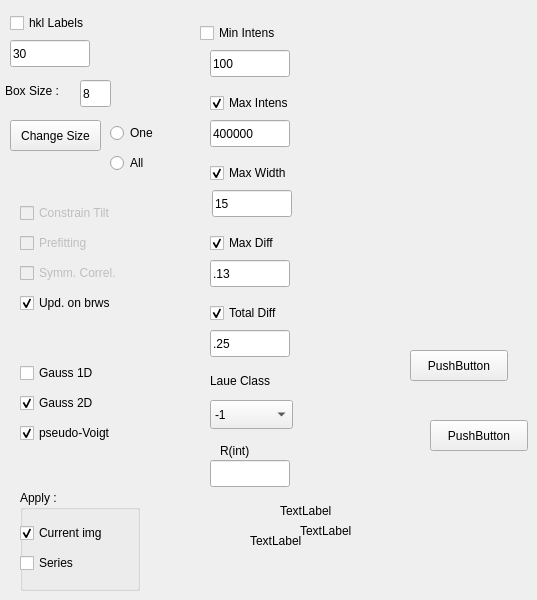
    <widget class="QWidget" name="tab_5">
     <attribute name="title">
      <string>Peaks 2</string>
     </attribute>
     <widget class="QCheckBox" name="checkBox">
      <property name="geometry">
       <rect>
        <x>10</x>
        <y>10</y>
        <width>101</width>
        <height>26</height>
       </rect>
      </property>
      <property name="text">
       <string>hkl Labels</string>
      </property>
     </widget>
     <widget class="QLineEdit" name="lineEdit">
      <property name="geometry">
       <rect>
        <x>10</x>
        <y>40</y>
        <width>80</width>
        <height>27</height>
       </rect>
      </property>
      <property name="text">
       <string>30</string>
      </property>
     </widget>
     <widget class="QLineEdit" name="lineEdit_2">
      <property name="geometry">
       <rect>
        <x>80</x>
        <y>80</y>
        <width>31</width>
        <height>27</height>
       </rect>
      </property>
      <property name="text">
       <string>8</string>
      </property>
     </widget>
     <widget class="QLabel" name="label_74">
      <property name="geometry">
       <rect>
        <x>250</x>
        <y>530</y>
        <width>66</width>
        <height>21</height>
       </rect>
      </property>
      <property name="text">
       <string>TextLabel</string>
      </property>
     </widget>
     <widget class="QLabel" name="label_81">
      <property name="geometry">
       <rect>
        <x>280</x>
        <y>500</y>
        <width>66</width>
        <height>21</height>
       </rect>
      </property>
      <property name="text">
       <string>TextLabel</string>
      </property>
     </widget>
     <widget class="QLabel" name="label_82">
      <property name="geometry">
       <rect>
        <x>220</x>
        <y>440</y>
        <width>66</width>
        <height>21</height>
       </rect>
      </property>
      <property name="text">
       <string>R(int)</string>
      </property>
     </widget>
     <widget class="QLabel" name="label_83">
      <property name="geometry">
       <rect>
        <x>300</x>
        <y>520</y>
        <width>66</width>
        <height>21</height>
       </rect>
      </property>
      <property name="text">
       <string>TextLabel</string>
      </property>
     </widget>
     <widget class="QLabel" name="label_84">
      <property name="geometry">
       <rect>
        <x>5</x>
        <y>80</y>
        <width>81</width>
        <height>21</height>
       </rect>
      </property>
      <property name="text">
       <string>Box Size :</string>
      </property>
     </widget>
     <widget class="QPushButton" name="pushButton_9">
      <property name="geometry">
       <rect>
        <x>410</x>
        <y>350</y>
        <width>98</width>
        <height>31</height>
       </rect>
      </property>
      <property name="text">
       <string>PushButton</string>
      </property>
     </widget>
     <widget class="QPushButton" name="pushButton_10">
      <property name="geometry">
       <rect>
        <x>430</x>
        <y>420</y>
        <width>98</width>
        <height>31</height>
       </rect>
      </property>
      <property name="text">
       <string>PushButton</string>
      </property>
     </widget>
     <widget class="QPushButton" name="pushButton_11">
      <property name="geometry">
       <rect>
        <x>10</x>
        <y>120</y>
        <width>91</width>
        <height>31</height>
       </rect>
      </property>
      <property name="text">
       <string>Change Size</string>
      </property>
     </widget>
     <widget class="QRadioButton" name="radioButton">
      <property name="geometry">
       <rect>
        <x>110</x>
        <y>120</y>
        <width>61</width>
        <height>26</height>
       </rect>
      </property>
      <property name="text">
       <string>One</string>
      </property>
     </widget>
     <widget class="QRadioButton" name="radioButton_4">
      <property name="geometry">
       <rect>
        <x>110</x>
        <y>150</y>
        <width>61</width>
        <height>26</height>
       </rect>
      </property>
      <property name="text">
       <string>All </string>
      </property>
     </widget>
     <widget class="QCheckBox" name="checkBox_2">
      <property name="enabled">
       <bool>false</bool>
      </property>
      <property name="geometry">
       <rect>
        <x>20</x>
        <y>200</y>
        <width>121</width>
        <height>26</height>
       </rect>
      </property>
      <property name="text">
       <string>Constrain Tilt</string>
      </property>
     </widget>
     <widget class="QCheckBox" name="checkBox_3">
      <property name="enabled">
       <bool>false</bool>
      </property>
      <property name="geometry">
       <rect>
        <x>20</x>
        <y>230</y>
        <width>96</width>
        <height>26</height>
       </rect>
      </property>
      <property name="text">
       <string>Prefitting</string>
      </property>
     </widget>
     <widget class="QCheckBox" name="checkBox_4">
      <property name="geometry">
       <rect>
        <x>20</x>
        <y>360</y>
        <width>96</width>
        <height>26</height>
       </rect>
      </property>
      <property name="text">
       <string>Gauss 1D</string>
      </property>
     </widget>
     <widget class="QCheckBox" name="checkBox_5">
      <property name="geometry">
       <rect>
        <x>20</x>
        <y>290</y>
        <width>121</width>
        <height>26</height>
       </rect>
      </property>
      <property name="text">
       <string>Upd. on brws</string>
      </property>
      <property name="checked">
       <bool>true</bool>
      </property>
     </widget>
     <widget class="QCheckBox" name="checkBox_6">
      <property name="enabled">
       <bool>false</bool>
      </property>
      <property name="geometry">
       <rect>
        <x>20</x>
        <y>260</y>
        <width>131</width>
        <height>26</height>
       </rect>
      </property>
      <property name="text">
       <string>Symm. Correl.</string>
      </property>
     </widget>
     <widget class="QCheckBox" name="checkBox_7">
      <property name="geometry">
       <rect>
        <x>20</x>
        <y>390</y>
        <width>96</width>
        <height>26</height>
       </rect>
      </property>
      <property name="text">
       <string>Gauss 2D</string>
      </property>
      <property name="checked">
       <bool>true</bool>
      </property>
     </widget>
     <widget class="QCheckBox" name="checkBox_8">
      <property name="geometry">
       <rect>
        <x>20</x>
        <y>420</y>
        <width>121</width>
        <height>26</height>
       </rect>
      </property>
      <property name="text">
       <string>pseudo-Voigt</string>
      </property>
      <property name="checked">
       <bool>true</bool>
      </property>
     </widget>
     <widget class="QGroupBox" name="groupBox_13">
      <property name="geometry">
       <rect>
        <x>20</x>
        <y>490</y>
        <width>120</width>
        <height>101</height>
       </rect>
      </property>
      <property name="title">
       <string>Apply :</string>
      </property>
      <widget class="QCheckBox" name="checkBox_10">
       <property name="geometry">
        <rect>
         <x>0</x>
         <y>60</y>
         <width>96</width>
         <height>26</height>
        </rect>
       </property>
       <property name="text">
        <string>Series</string>
       </property>
      </widget>
      <widget class="QCheckBox" name="checkBox_9">
       <property name="geometry">
        <rect>
         <x>0</x>
         <y>30</y>
         <width>111</width>
         <height>26</height>
        </rect>
       </property>
       <property name="text">
        <string>Current img</string>
       </property>
       <property name="checked">
        <bool>true</bool>
       </property>
      </widget>
     </widget>
     <widget class="QCheckBox" name="checkBox_11">
      <property name="geometry">
       <rect>
        <x>200</x>
        <y>20</y>
        <width>96</width>
        <height>26</height>
       </rect>
      </property>
      <property name="text">
       <string>Min Intens</string>
      </property>
     </widget>
     <widget class="QLineEdit" name="lineEdit_3">
      <property name="geometry">
       <rect>
        <x>210</x>
        <y>50</y>
        <width>80</width>
        <height>27</height>
       </rect>
      </property>
      <property name="text">
       <string>100</string>
      </property>
     </widget>
     <widget class="QCheckBox" name="checkBox_12">
      <property name="geometry">
       <rect>
        <x>210</x>
        <y>90</y>
        <width>96</width>
        <height>26</height>
       </rect>
      </property>
      <property name="text">
       <string>Max Intens</string>
      </property>
      <property name="checked">
       <bool>true</bool>
      </property>
     </widget>
     <widget class="QLineEdit" name="lineEdit_4">
      <property name="geometry">
       <rect>
        <x>210</x>
        <y>120</y>
        <width>80</width>
        <height>27</height>
       </rect>
      </property>
      <property name="text">
       <string>400000</string>
      </property>
     </widget>
     <widget class="QCheckBox" name="checkBox_13">
      <property name="geometry">
       <rect>
        <x>210</x>
        <y>160</y>
        <width>101</width>
        <height>26</height>
       </rect>
      </property>
      <property name="text">
       <string>Max Width</string>
      </property>
      <property name="checked">
       <bool>true</bool>
      </property>
     </widget>
     <widget class="QCheckBox" name="checkBox_14">
      <property name="geometry">
       <rect>
        <x>210</x>
        <y>230</y>
        <width>96</width>
        <height>26</height>
       </rect>
      </property>
      <property name="text">
       <string>Max Diff</string>
      </property>
      <property name="checked">
       <bool>true</bool>
      </property>
     </widget>
     <widget class="QCheckBox" name="checkBox_15">
      <property name="geometry">
       <rect>
        <x>210</x>
        <y>300</y>
        <width>96</width>
        <height>26</height>
       </rect>
      </property>
      <property name="text">
       <string>Total Diff</string>
      </property>
      <property name="checked">
       <bool>true</bool>
      </property>
     </widget>
     <widget class="QLineEdit" name="lineEdit_5">
      <property name="geometry">
       <rect>
        <x>212</x>
        <y>190</y>
        <width>80</width>
        <height>27</height>
       </rect>
      </property>
      <property name="text">
       <string>15</string>
      </property>
     </widget>
     <widget class="QLineEdit" name="lineEdit_6">
      <property name="geometry">
       <rect>
        <x>210</x>
        <y>260</y>
        <width>80</width>
        <height>27</height>
       </rect>
      </property>
      <property name="text">
       <string>.13</string>
      </property>
     </widget>
     <widget class="QLineEdit" name="lineEdit_7">
      <property name="geometry">
       <rect>
        <x>210</x>
        <y>330</y>
        <width>80</width>
        <height>27</height>
       </rect>
      </property>
      <property name="text">
       <string>.25</string>
      </property>
     </widget>
     <widget class="QComboBox" name="comboBox_3">
      <property name="geometry">
       <rect>
        <x>210</x>
        <y>400</y>
        <width>83</width>
        <height>29</height>
       </rect>
      </property>
      <item>
       <property name="text">
        <string>-1</string>
       </property>
      </item>
      <item>
       <property name="text">
        <string>2/m</string>
       </property>
      </item>
      <item>
       <property name="text">
        <string>mmm</string>
       </property>
      </item>
      <item>
       <property name="text">
        <string>4/m</string>
       </property>
      </item>
      <item>
       <property name="text">
        <string>-3</string>
       </property>
      </item>
      <item>
       <property name="text">
        <string>-3m</string>
       </property>
      </item>
      <item>
       <property name="text">
        <string>6/m</string>
       </property>
      </item>
      <item>
       <property name="text">
        <string>6/mmm</string>
       </property>
      </item>
      <item>
       <property name="text">
        <string>m-3</string>
       </property>
      </item>
      <item>
       <property name="text">
        <string>m-3m</string>
       </property>
      </item>
     </widget>
     <widget class="QLabel" name="label_75">
      <property name="geometry">
       <rect>
        <x>210</x>
        <y>370</y>
        <width>66</width>
        <height>21</height>
       </rect>
      </property>
      <property name="text">
       <string>Laue Class</string>
      </property>
     </widget>
     <widget class="QLineEdit" name="lineEdit_8">
      <property name="geometry">
       <rect>
        <x>210</x>
        <y>460</y>
        <width>80</width>
        <height>27</height>
       </rect>
      </property>
     </widget>
    </widget>
